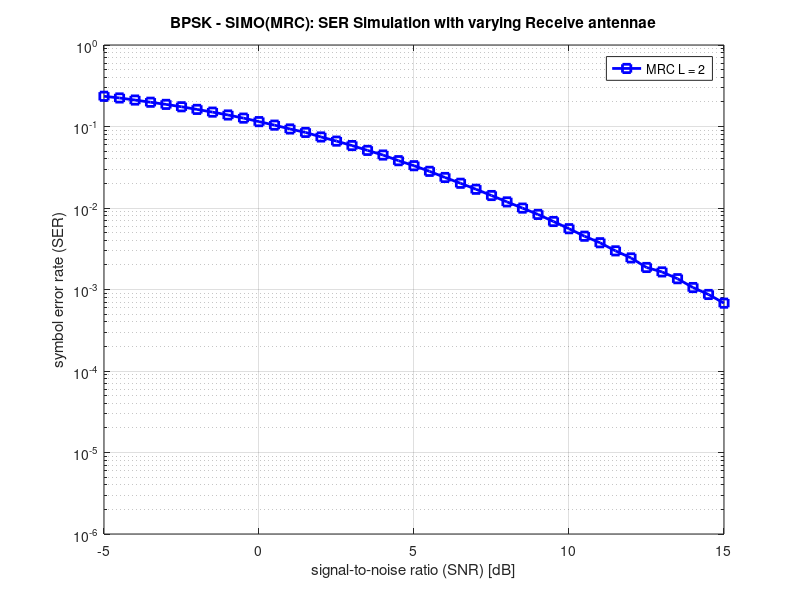

This figure's MATLAB source:
function [SER,legendtext] = MRC(L)

if nargin < 1
    L = 2;
end

% Find the SER for SIMO case with L channel outputs(antennaes),
% decoding done by Maximal-Ratio Combining(MRC),combining signals from all the receive antennae 
%
% Input:
% L = Row vector with each value tells number of receive antennaes
% eg. L = [1 3] or [1:4]
%
% Output:
% SER = A LxNumOfSnrPoints matrix with each row corresponds to particular L outputs
%
% Plot:
% A plot corresponding to each value in vector L

EbNo_dB = [-5 : 0.5 : 15]; %Array of SNR values used for the simuation (dB)
EbNo = 10.^(EbNo_dB/10);
sd = sqrt(1./EbNo);  % Standard Deviation
var = sd.^2;        % Variance

% Number of Receive antenae to simulate
%L = 2;
% Number of Monte carlo iteration
T = 10 ^ 6;

%% STEP 1 OF MONTE CARLO SIMULATION
%% Generating transmit data
x_bpsk = sign(randn(1, T));

SER = zeros(length(L),length(sd));

for p = 1 : length(L)
    noise = zeros(L(p),T);
    h_channel = zeros(L(p),T);
    y = zeros(L(p),T);
    y_new = zeros(1,T);
    x_hat = zeros(1,T);
    
    for k = 1 : length(sd)
      %% STEP 2 OF M-C SIMULATION
      % Generating COMPLEX RANDOM NOISE(LxT) as L rx chains MEAN 0 & VAR = N0 = 1/SNR
      noise = (sqrt(L)) * ((1/sqrt(2)) * sd(1,k) * randn(L(p),T) + 1i * (1/sqrt(2)) * sd(1,k) * randn(L(p),T));
    
      % Generating COMPLEX RANDOM CHANNEL(LxT) WITH MEAN 0 & VAR = 1
      h_channel = (1/sqrt(2)) * randn(L(p),T) + 1i * (1/sqrt(2)) * randn(L(p),T);
    
      %%STEP 3 OF M-C SIMULATION
      %% RECEIVED SIGNAL ACCORDING TO RELATION y(LxT) = hx + n
      y = h_channel .* repmat(x_bpsk,L(p),1) + noise;
    
      %% STEP 4 OF M-C SIMULATION
      %% Using the detector threshold to do detection and get x_hat
      %% On receiver we do (h/|h|) dot with y, projection, Matched Filter, MRC
      %% Matched Filter/MRC step(Scalar sufficient statistic, dot product considering cols as vectors)
      y_new = dot(h_channel./repmat(sqrt(sum(abs(h_channel).^2,1)),L(p),1),y,1);    
      %y_new = conj(h_channel./abs(h_channel)).*y;
    
      x_hat = sign(real(y_new));    %% since BPSK, so taking real sufficient statistic
            
      %% STEP 5 OF M-C SIMULATION
      %% Evaluate I
      SER(p,k) = mean(x_hat~=x_bpsk);
    end
end

%figure(1)
%plot(abs(y(1,:)))
%plot(real(y(30,:)),imag(y(30,:)),'o')
%%PLOTTING
figure(1);
semilogy(EbNo_dB,SER,'b-s','linewidth',2);
grid on
axis([min(EbNo_dB) max(EbNo_dB) 1e-6 1])
title('BPSK - SIMO(MRC): SER Simulation with varying Receive antennae')
xlabel('signal-to-noise ratio (SNR) [dB]')
ylabel('symbol error rate (SER)')
legendtext ='';
for p = 1:length(L)
    legendtext = [legendtext; sprintf('MRC L = %d ',L(p))];
end
legend(legendtext);

ber_array_MRC_1x2 = SER;
save('SIMO_1x2_BPSK.mat','EbNo_dB','ber_array_MRC_1x2');